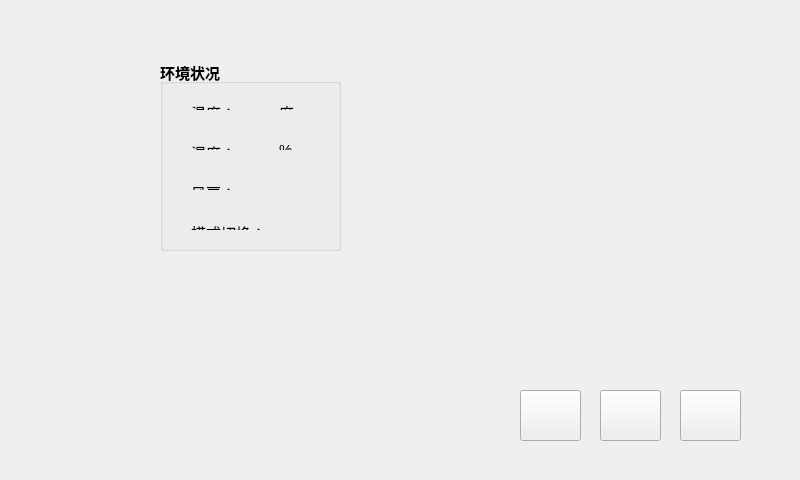
<?xml version="1.0" encoding="UTF-8"?>
<ui version="4.0">
 <class>Widget</class>
 <widget class="QWidget" name="Widget">
  <property name="geometry">
   <rect>
    <x>0</x>
    <y>0</y>
    <width>800</width>
    <height>480</height>
   </rect>
  </property>
  <property name="maximumSize">
   <size>
    <width>800</width>
    <height>480</height>
   </size>
  </property>
  <property name="windowTitle">
   <string>Widget</string>
  </property>
  <widget class="QGroupBox" name="groupBox">
   <property name="geometry">
    <rect>
     <x>160</x>
     <y>60</y>
     <width>181</width>
     <height>191</height>
    </rect>
   </property>
   <property name="font">
    <font>
     <pointsize>11</pointsize>
     <weight>75</weight>
     <bold>true</bold>
    </font>
   </property>
   <property name="title">
    <string>环境状况</string>
   </property>
   <widget class="QWidget" name="layoutWidget">
    <property name="geometry">
     <rect>
      <x>20</x>
      <y>30</y>
      <width>141</width>
      <height>31</height>
     </rect>
    </property>
    <layout class="QHBoxLayout" name="horizontalLayout">
     <item>
      <widget class="QLabel" name="label">
       <property name="text">
        <string>&lt;!DOCTYPE HTML PUBLIC &quot;-//W3C//DTD HTML 4.0//EN&quot; &quot;http://www.w3.org/TR/REC-html40/strict.dtd&quot;&gt;
&lt;html&gt;&lt;head&gt;&lt;meta name=&quot;qrichtext&quot; content=&quot;1&quot; /&gt;&lt;style type=&quot;text/css&quot;&gt;
p, li { white-space: pre-wrap; }
&lt;/style&gt;&lt;/head&gt;&lt;body style=&quot; font-family:'SimSun'; font-size:11pt; font-weight:600; font-style:normal;&quot;&gt;
&lt;p style=&quot; margin-top:0px; margin-bottom:0px; margin-left:0px; margin-right:0px; -qt-block-indent:0; text-indent:0px;&quot;&gt;&lt;span style=&quot; font-family:'宋体'; font-weight:400;&quot;&gt;温度：&lt;/span&gt;&lt;/p&gt;&lt;/body&gt;&lt;/html&gt;</string>
       </property>
      </widget>
     </item>
     <item>
      <widget class="QLabel" name="tempLabel">
       <property name="text">
        <string>&lt;!DOCTYPE HTML PUBLIC &quot;-//W3C//DTD HTML 4.0//EN&quot; &quot;http://www.w3.org/TR/REC-html40/strict.dtd&quot;&gt;
&lt;html&gt;&lt;head&gt;&lt;meta name=&quot;qrichtext&quot; content=&quot;1&quot; /&gt;&lt;style type=&quot;text/css&quot;&gt;
p, li { white-space: pre-wrap; }
&lt;/style&gt;&lt;/head&gt;&lt;body style=&quot; font-family:'SimSun'; font-size:9pt; font-weight:400; font-style:normal;&quot;&gt;
&lt;p style=&quot;-qt-paragraph-type:empty; margin-top:0px; margin-bottom:0px; margin-left:0px; margin-right:0px; -qt-block-indent:0; text-indent:0px; font-family:'宋体';&quot;&gt;&lt;/p&gt;&lt;/body&gt;&lt;/html&gt;</string>
       </property>
      </widget>
     </item>
     <item>
      <widget class="QLabel" name="label_3">
       <property name="text">
        <string>&lt;!DOCTYPE HTML PUBLIC &quot;-//W3C//DTD HTML 4.0//EN&quot; &quot;http://www.w3.org/TR/REC-html40/strict.dtd&quot;&gt;
&lt;html&gt;&lt;head&gt;&lt;meta name=&quot;qrichtext&quot; content=&quot;1&quot; /&gt;&lt;style type=&quot;text/css&quot;&gt;
p, li { white-space: pre-wrap; }
&lt;/style&gt;&lt;/head&gt;&lt;body style=&quot; font-family:'SimSun'; font-size:11pt; font-weight:600; font-style:normal;&quot;&gt;
&lt;p style=&quot; margin-top:0px; margin-bottom:0px; margin-left:0px; margin-right:0px; -qt-block-indent:0; text-indent:0px;&quot;&gt;&lt;span style=&quot; font-family:'宋体'; font-weight:400;&quot;&gt;度&lt;/span&gt;&lt;/p&gt;&lt;/body&gt;&lt;/html&gt;</string>
       </property>
      </widget>
     </item>
    </layout>
   </widget>
   <widget class="QWidget" name="layoutWidget_2">
    <property name="geometry">
     <rect>
      <x>20</x>
      <y>110</y>
      <width>141</width>
      <height>31</height>
     </rect>
    </property>
    <layout class="QHBoxLayout" name="horizontalLayout_3">
     <item>
      <widget class="QLabel" name="label_6">
       <property name="text">
        <string>&lt;!DOCTYPE HTML PUBLIC &quot;-//W3C//DTD HTML 4.0//EN&quot; &quot;http://www.w3.org/TR/REC-html40/strict.dtd&quot;&gt;
&lt;html&gt;&lt;head&gt;&lt;meta name=&quot;qrichtext&quot; content=&quot;1&quot; /&gt;&lt;style type=&quot;text/css&quot;&gt;
p, li { white-space: pre-wrap; }
&lt;/style&gt;&lt;/head&gt;&lt;body style=&quot; font-family:'SimSun'; font-size:11pt; font-weight:600; font-style:normal;&quot;&gt;
&lt;p style=&quot; margin-top:0px; margin-bottom:0px; margin-left:0px; margin-right:0px; -qt-block-indent:0; text-indent:0px;&quot;&gt;&lt;span style=&quot; font-family:'宋体'; font-weight:400;&quot;&gt;风扇：&lt;/span&gt;&lt;/p&gt;&lt;/body&gt;&lt;/html&gt;</string>
       </property>
      </widget>
     </item>
     <item>
      <widget class="QLabel" name="manLabel">
       <property name="text">
        <string>&lt;!DOCTYPE HTML PUBLIC &quot;-//W3C//DTD HTML 4.0//EN&quot; &quot;http://www.w3.org/TR/REC-html40/strict.dtd&quot;&gt;
&lt;html&gt;&lt;head&gt;&lt;meta name=&quot;qrichtext&quot; content=&quot;1&quot; /&gt;&lt;style type=&quot;text/css&quot;&gt;
p, li { white-space: pre-wrap; }
&lt;/style&gt;&lt;/head&gt;&lt;body style=&quot; font-family:'SimSun'; font-size:9pt; font-weight:400; font-style:normal;&quot;&gt;
&lt;p style=&quot;-qt-paragraph-type:empty; margin-top:0px; margin-bottom:0px; margin-left:0px; margin-right:0px; -qt-block-indent:0; text-indent:0px; font-family:'宋体';&quot;&gt;&lt;/p&gt;&lt;/body&gt;&lt;/html&gt;</string>
       </property>
      </widget>
     </item>
    </layout>
   </widget>
   <widget class="QWidget" name="layoutWidget_3">
    <property name="geometry">
     <rect>
      <x>20</x>
      <y>150</y>
      <width>131</width>
      <height>31</height>
     </rect>
    </property>
    <layout class="QHBoxLayout" name="horizontalLayout_4">
     <item>
      <widget class="QLabel" name="label_8">
       <property name="text">
        <string>&lt;!DOCTYPE HTML PUBLIC &quot;-//W3C//DTD HTML 4.0//EN&quot; &quot;http://www.w3.org/TR/REC-html40/strict.dtd&quot;&gt;
&lt;html&gt;&lt;head&gt;&lt;meta name=&quot;qrichtext&quot; content=&quot;1&quot; /&gt;&lt;style type=&quot;text/css&quot;&gt;
p, li { white-space: pre-wrap; }
&lt;/style&gt;&lt;/head&gt;&lt;body style=&quot; font-family:'SimSun'; font-size:11pt; font-weight:600; font-style:normal;&quot;&gt;
&lt;p style=&quot; margin-top:0px; margin-bottom:0px; margin-left:0px; margin-right:0px; -qt-block-indent:0; text-indent:0px;&quot;&gt;&lt;span style=&quot; font-family:'宋体'; font-weight:400;&quot;&gt;模式切换：&lt;/span&gt;&lt;/p&gt;&lt;/body&gt;&lt;/html&gt;</string>
       </property>
      </widget>
     </item>
    </layout>
   </widget>
   <widget class="QWidget" name="layoutWidget_4">
    <property name="geometry">
     <rect>
      <x>20</x>
      <y>70</y>
      <width>141</width>
      <height>31</height>
     </rect>
    </property>
    <layout class="QHBoxLayout" name="horizontalLayout_2">
     <item>
      <widget class="QLabel" name="label_4">
       <property name="text">
        <string>&lt;!DOCTYPE HTML PUBLIC &quot;-//W3C//DTD HTML 4.0//EN&quot; &quot;http://www.w3.org/TR/REC-html40/strict.dtd&quot;&gt;
&lt;html&gt;&lt;head&gt;&lt;meta name=&quot;qrichtext&quot; content=&quot;1&quot; /&gt;&lt;style type=&quot;text/css&quot;&gt;
p, li { white-space: pre-wrap; }
&lt;/style&gt;&lt;/head&gt;&lt;body style=&quot; font-family:'SimSun'; font-size:11pt; font-weight:600; font-style:normal;&quot;&gt;
&lt;p style=&quot; margin-top:0px; margin-bottom:0px; margin-left:0px; margin-right:0px; -qt-block-indent:0; text-indent:0px;&quot;&gt;&lt;span style=&quot; font-family:'宋体'; font-weight:400;&quot;&gt;湿度：&lt;/span&gt;&lt;/p&gt;&lt;/body&gt;&lt;/html&gt;</string>
       </property>
      </widget>
     </item>
     <item>
      <widget class="QLabel" name="humLabel">
       <property name="text">
        <string>&lt;!DOCTYPE HTML PUBLIC &quot;-//W3C//DTD HTML 4.0//EN&quot; &quot;http://www.w3.org/TR/REC-html40/strict.dtd&quot;&gt;
&lt;html&gt;&lt;head&gt;&lt;meta name=&quot;qrichtext&quot; content=&quot;1&quot; /&gt;&lt;style type=&quot;text/css&quot;&gt;
p, li { white-space: pre-wrap; }
&lt;/style&gt;&lt;/head&gt;&lt;body style=&quot; font-family:'SimSun'; font-size:9pt; font-weight:400; font-style:normal;&quot;&gt;
&lt;p style=&quot;-qt-paragraph-type:empty; margin-top:0px; margin-bottom:0px; margin-left:0px; margin-right:0px; -qt-block-indent:0; text-indent:0px; font-family:'宋体';&quot;&gt;&lt;/p&gt;&lt;/body&gt;&lt;/html&gt;</string>
       </property>
      </widget>
     </item>
     <item>
      <widget class="QLabel" name="label_2">
       <property name="text">
        <string>&lt;!DOCTYPE HTML PUBLIC &quot;-//W3C//DTD HTML 4.0//EN&quot; &quot;http://www.w3.org/TR/REC-html40/strict.dtd&quot;&gt;
&lt;html&gt;&lt;head&gt;&lt;meta name=&quot;qrichtext&quot; content=&quot;1&quot; /&gt;&lt;style type=&quot;text/css&quot;&gt;
p, li { white-space: pre-wrap; }
&lt;/style&gt;&lt;/head&gt;&lt;body style=&quot; font-family:'SimSun'; font-size:11pt; font-weight:600; font-style:normal;&quot;&gt;
&lt;p style=&quot; margin-top:0px; margin-bottom:0px; margin-left:0px; margin-right:0px; -qt-block-indent:0; text-indent:0px;&quot;&gt;&lt;span style=&quot; font-family:'宋体'; font-weight:400;&quot;&gt;%&lt;/span&gt;&lt;/p&gt;&lt;/body&gt;&lt;/html&gt;</string>
       </property>
      </widget>
     </item>
    </layout>
   </widget>
  </widget>
  <widget class="QPushButton" name="navButton">
   <property name="geometry">
    <rect>
     <x>600</x>
     <y>390</y>
     <width>61</width>
     <height>51</height>
    </rect>
   </property>
   <property name="text">
    <string/>
   </property>
  </widget>
  <widget class="QPushButton" name="startButton">
   <property name="geometry">
    <rect>
     <x>680</x>
     <y>390</y>
     <width>61</width>
     <height>51</height>
    </rect>
   </property>
   <property name="text">
    <string/>
   </property>
  </widget>
  <widget class="QPushButton" name="setButton">
   <property name="geometry">
    <rect>
     <x>520</x>
     <y>390</y>
     <width>61</width>
     <height>51</height>
    </rect>
   </property>
   <property name="text">
    <string/>
   </property>
  </widget>
 </widget>
 <layoutdefault spacing="6" margin="11"/>
 <resources/>
 <connections/>
</ui>
